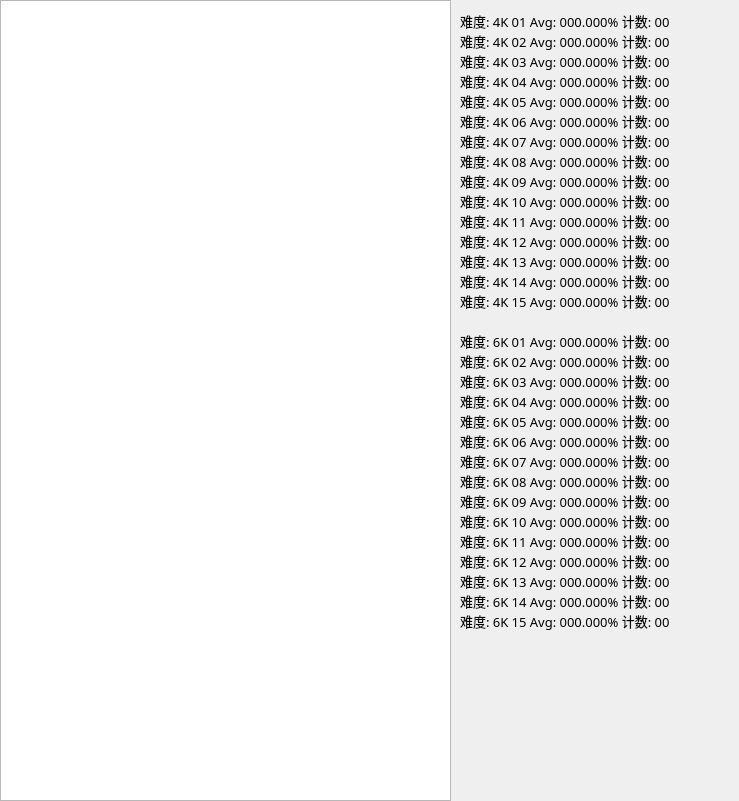
<?xml version="1.0" encoding="UTF-8"?>
<ui version="4.0">
 <class>DifficultyScoreAnalyzeClass</class>
 <widget class="QWidget" name="DifficultyScoreAnalyzeClass">
  <property name="geometry">
   <rect>
    <x>0</x>
    <y>0</y>
    <width>739</width>
    <height>801</height>
   </rect>
  </property>
  <property name="windowTitle">
   <string>难度与分数散点图</string>
  </property>
  <widget class="QtCharts::QChartView" name="difficultyScoreAnalyze">
   <property name="geometry">
    <rect>
     <x>0</x>
     <y>0</y>
     <width>451</width>
     <height>801</height>
    </rect>
   </property>
  </widget>
  <widget class="QLabel" name="k401Label">
   <property name="geometry">
    <rect>
     <x>460</x>
     <y>10</y>
     <width>271</width>
     <height>21</height>
    </rect>
   </property>
   <property name="font">
    <font>
     <family>霞鹜文楷等宽</family>
     <pointsize>10</pointsize>
    </font>
   </property>
   <property name="text">
    <string>难度: 4K 01 Avg: 000.000% 计数: 00</string>
   </property>
  </widget>
  <widget class="QLabel" name="k402Label">
   <property name="geometry">
    <rect>
     <x>460</x>
     <y>30</y>
     <width>271</width>
     <height>21</height>
    </rect>
   </property>
   <property name="font">
    <font>
     <family>霞鹜文楷等宽</family>
     <pointsize>10</pointsize>
    </font>
   </property>
   <property name="text">
    <string>难度: 4K 02 Avg: 000.000% 计数: 00</string>
   </property>
  </widget>
  <widget class="QLabel" name="k403Label">
   <property name="geometry">
    <rect>
     <x>460</x>
     <y>50</y>
     <width>271</width>
     <height>21</height>
    </rect>
   </property>
   <property name="font">
    <font>
     <family>霞鹜文楷等宽</family>
     <pointsize>10</pointsize>
    </font>
   </property>
   <property name="text">
    <string>难度: 4K 03 Avg: 000.000% 计数: 00</string>
   </property>
  </widget>
  <widget class="QLabel" name="k404Label">
   <property name="geometry">
    <rect>
     <x>460</x>
     <y>70</y>
     <width>271</width>
     <height>21</height>
    </rect>
   </property>
   <property name="font">
    <font>
     <family>霞鹜文楷等宽</family>
     <pointsize>10</pointsize>
    </font>
   </property>
   <property name="text">
    <string>难度: 4K 04 Avg: 000.000% 计数: 00</string>
   </property>
  </widget>
  <widget class="QLabel" name="k405Label">
   <property name="geometry">
    <rect>
     <x>460</x>
     <y>90</y>
     <width>271</width>
     <height>21</height>
    </rect>
   </property>
   <property name="font">
    <font>
     <family>霞鹜文楷等宽</family>
     <pointsize>10</pointsize>
    </font>
   </property>
   <property name="text">
    <string>难度: 4K 05 Avg: 000.000% 计数: 00</string>
   </property>
  </widget>
  <widget class="QLabel" name="k406Label">
   <property name="geometry">
    <rect>
     <x>460</x>
     <y>110</y>
     <width>271</width>
     <height>21</height>
    </rect>
   </property>
   <property name="font">
    <font>
     <family>霞鹜文楷等宽</family>
     <pointsize>10</pointsize>
    </font>
   </property>
   <property name="text">
    <string>难度: 4K 06 Avg: 000.000% 计数: 00</string>
   </property>
  </widget>
  <widget class="QLabel" name="k407Label">
   <property name="geometry">
    <rect>
     <x>460</x>
     <y>130</y>
     <width>271</width>
     <height>21</height>
    </rect>
   </property>
   <property name="font">
    <font>
     <family>霞鹜文楷等宽</family>
     <pointsize>10</pointsize>
    </font>
   </property>
   <property name="text">
    <string>难度: 4K 07 Avg: 000.000% 计数: 00</string>
   </property>
  </widget>
  <widget class="QLabel" name="k408Label">
   <property name="geometry">
    <rect>
     <x>460</x>
     <y>150</y>
     <width>271</width>
     <height>21</height>
    </rect>
   </property>
   <property name="font">
    <font>
     <family>霞鹜文楷等宽</family>
     <pointsize>10</pointsize>
    </font>
   </property>
   <property name="text">
    <string>难度: 4K 08 Avg: 000.000% 计数: 00</string>
   </property>
  </widget>
  <widget class="QLabel" name="k409Label">
   <property name="geometry">
    <rect>
     <x>460</x>
     <y>170</y>
     <width>271</width>
     <height>21</height>
    </rect>
   </property>
   <property name="font">
    <font>
     <family>霞鹜文楷等宽</family>
     <pointsize>10</pointsize>
    </font>
   </property>
   <property name="text">
    <string>难度: 4K 09 Avg: 000.000% 计数: 00</string>
   </property>
  </widget>
  <widget class="QLabel" name="k601Label">
   <property name="geometry">
    <rect>
     <x>460</x>
     <y>330</y>
     <width>271</width>
     <height>21</height>
    </rect>
   </property>
   <property name="font">
    <font>
     <family>霞鹜文楷等宽</family>
     <pointsize>10</pointsize>
    </font>
   </property>
   <property name="text">
    <string>难度: 6K 01 Avg: 000.000% 计数: 00</string>
   </property>
  </widget>
  <widget class="QLabel" name="k412Label">
   <property name="geometry">
    <rect>
     <x>460</x>
     <y>230</y>
     <width>271</width>
     <height>21</height>
    </rect>
   </property>
   <property name="font">
    <font>
     <family>霞鹜文楷等宽</family>
     <pointsize>10</pointsize>
    </font>
   </property>
   <property name="text">
    <string>难度: 4K 12 Avg: 000.000% 计数: 00</string>
   </property>
  </widget>
  <widget class="QLabel" name="k415Label">
   <property name="geometry">
    <rect>
     <x>460</x>
     <y>290</y>
     <width>271</width>
     <height>21</height>
    </rect>
   </property>
   <property name="font">
    <font>
     <family>霞鹜文楷等宽</family>
     <pointsize>10</pointsize>
    </font>
   </property>
   <property name="text">
    <string>难度: 4K 15 Avg: 000.000% 计数: 00</string>
   </property>
  </widget>
  <widget class="QLabel" name="k410Label">
   <property name="geometry">
    <rect>
     <x>460</x>
     <y>190</y>
     <width>271</width>
     <height>21</height>
    </rect>
   </property>
   <property name="font">
    <font>
     <family>霞鹜文楷等宽</family>
     <pointsize>10</pointsize>
    </font>
   </property>
   <property name="text">
    <string>难度: 4K 10 Avg: 000.000% 计数: 00</string>
   </property>
  </widget>
  <widget class="QLabel" name="k414Label">
   <property name="geometry">
    <rect>
     <x>460</x>
     <y>270</y>
     <width>271</width>
     <height>21</height>
    </rect>
   </property>
   <property name="font">
    <font>
     <family>霞鹜文楷等宽</family>
     <pointsize>10</pointsize>
    </font>
   </property>
   <property name="text">
    <string>难度: 4K 14 Avg: 000.000% 计数: 00</string>
   </property>
  </widget>
  <widget class="QLabel" name="k411Label">
   <property name="geometry">
    <rect>
     <x>460</x>
     <y>210</y>
     <width>271</width>
     <height>21</height>
    </rect>
   </property>
   <property name="font">
    <font>
     <family>霞鹜文楷等宽</family>
     <pointsize>10</pointsize>
    </font>
   </property>
   <property name="text">
    <string>难度: 4K 11 Avg: 000.000% 计数: 00</string>
   </property>
  </widget>
  <widget class="QLabel" name="k413Label">
   <property name="geometry">
    <rect>
     <x>460</x>
     <y>250</y>
     <width>271</width>
     <height>21</height>
    </rect>
   </property>
   <property name="font">
    <font>
     <family>霞鹜文楷等宽</family>
     <pointsize>10</pointsize>
    </font>
   </property>
   <property name="text">
    <string>难度: 4K 13 Avg: 000.000% 计数: 00</string>
   </property>
  </widget>
  <widget class="QLabel" name="k602Label">
   <property name="geometry">
    <rect>
     <x>460</x>
     <y>350</y>
     <width>271</width>
     <height>21</height>
    </rect>
   </property>
   <property name="font">
    <font>
     <family>霞鹜文楷等宽</family>
     <pointsize>10</pointsize>
    </font>
   </property>
   <property name="text">
    <string>难度: 6K 02 Avg: 000.000% 计数: 00</string>
   </property>
  </widget>
  <widget class="QLabel" name="k610Label">
   <property name="geometry">
    <rect>
     <x>460</x>
     <y>510</y>
     <width>271</width>
     <height>21</height>
    </rect>
   </property>
   <property name="font">
    <font>
     <family>霞鹜文楷等宽</family>
     <pointsize>10</pointsize>
    </font>
   </property>
   <property name="text">
    <string>难度: 6K 10 Avg: 000.000% 计数: 00</string>
   </property>
  </widget>
  <widget class="QLabel" name="k609Label">
   <property name="geometry">
    <rect>
     <x>460</x>
     <y>490</y>
     <width>271</width>
     <height>21</height>
    </rect>
   </property>
   <property name="font">
    <font>
     <family>霞鹜文楷等宽</family>
     <pointsize>10</pointsize>
    </font>
   </property>
   <property name="text">
    <string>难度: 6K 09 Avg: 000.000% 计数: 00</string>
   </property>
  </widget>
  <widget class="QLabel" name="k605Label">
   <property name="geometry">
    <rect>
     <x>460</x>
     <y>410</y>
     <width>271</width>
     <height>21</height>
    </rect>
   </property>
   <property name="font">
    <font>
     <family>霞鹜文楷等宽</family>
     <pointsize>10</pointsize>
    </font>
   </property>
   <property name="text">
    <string>难度: 6K 05 Avg: 000.000% 计数: 00</string>
   </property>
  </widget>
  <widget class="QLabel" name="k608Label">
   <property name="geometry">
    <rect>
     <x>460</x>
     <y>470</y>
     <width>271</width>
     <height>21</height>
    </rect>
   </property>
   <property name="font">
    <font>
     <family>霞鹜文楷等宽</family>
     <pointsize>10</pointsize>
    </font>
   </property>
   <property name="text">
    <string>难度: 6K 08 Avg: 000.000% 计数: 00</string>
   </property>
  </widget>
  <widget class="QLabel" name="k615Label">
   <property name="geometry">
    <rect>
     <x>460</x>
     <y>610</y>
     <width>271</width>
     <height>21</height>
    </rect>
   </property>
   <property name="font">
    <font>
     <family>霞鹜文楷等宽</family>
     <pointsize>10</pointsize>
    </font>
   </property>
   <property name="text">
    <string>难度: 6K 15 Avg: 000.000% 计数: 00</string>
   </property>
  </widget>
  <widget class="QLabel" name="k613Label">
   <property name="geometry">
    <rect>
     <x>460</x>
     <y>570</y>
     <width>271</width>
     <height>21</height>
    </rect>
   </property>
   <property name="font">
    <font>
     <family>霞鹜文楷等宽</family>
     <pointsize>10</pointsize>
    </font>
   </property>
   <property name="text">
    <string>难度: 6K 13 Avg: 000.000% 计数: 00</string>
   </property>
  </widget>
  <widget class="QLabel" name="k603Label">
   <property name="geometry">
    <rect>
     <x>460</x>
     <y>370</y>
     <width>271</width>
     <height>21</height>
    </rect>
   </property>
   <property name="font">
    <font>
     <family>霞鹜文楷等宽</family>
     <pointsize>10</pointsize>
    </font>
   </property>
   <property name="text">
    <string>难度: 6K 03 Avg: 000.000% 计数: 00</string>
   </property>
  </widget>
  <widget class="QLabel" name="k614Label">
   <property name="geometry">
    <rect>
     <x>460</x>
     <y>590</y>
     <width>271</width>
     <height>21</height>
    </rect>
   </property>
   <property name="font">
    <font>
     <family>霞鹜文楷等宽</family>
     <pointsize>10</pointsize>
    </font>
   </property>
   <property name="text">
    <string>难度: 6K 14 Avg: 000.000% 计数: 00</string>
   </property>
  </widget>
  <widget class="QLabel" name="k611Label">
   <property name="geometry">
    <rect>
     <x>460</x>
     <y>530</y>
     <width>271</width>
     <height>21</height>
    </rect>
   </property>
   <property name="font">
    <font>
     <family>霞鹜文楷等宽</family>
     <pointsize>10</pointsize>
    </font>
   </property>
   <property name="text">
    <string>难度: 6K 11 Avg: 000.000% 计数: 00</string>
   </property>
  </widget>
  <widget class="QLabel" name="k607Label">
   <property name="geometry">
    <rect>
     <x>460</x>
     <y>450</y>
     <width>271</width>
     <height>21</height>
    </rect>
   </property>
   <property name="font">
    <font>
     <family>霞鹜文楷等宽</family>
     <pointsize>10</pointsize>
    </font>
   </property>
   <property name="text">
    <string>难度: 6K 07 Avg: 000.000% 计数: 00</string>
   </property>
  </widget>
  <widget class="QLabel" name="k604Label">
   <property name="geometry">
    <rect>
     <x>460</x>
     <y>390</y>
     <width>271</width>
     <height>21</height>
    </rect>
   </property>
   <property name="font">
    <font>
     <family>霞鹜文楷等宽</family>
     <pointsize>10</pointsize>
    </font>
   </property>
   <property name="text">
    <string>难度: 6K 04 Avg: 000.000% 计数: 00</string>
   </property>
  </widget>
  <widget class="QLabel" name="k612Label">
   <property name="geometry">
    <rect>
     <x>460</x>
     <y>550</y>
     <width>271</width>
     <height>21</height>
    </rect>
   </property>
   <property name="font">
    <font>
     <family>霞鹜文楷等宽</family>
     <pointsize>10</pointsize>
    </font>
   </property>
   <property name="text">
    <string>难度: 6K 12 Avg: 000.000% 计数: 00</string>
   </property>
  </widget>
  <widget class="QLabel" name="k606Label">
   <property name="geometry">
    <rect>
     <x>460</x>
     <y>430</y>
     <width>271</width>
     <height>21</height>
    </rect>
   </property>
   <property name="font">
    <font>
     <family>霞鹜文楷等宽</family>
     <pointsize>10</pointsize>
    </font>
   </property>
   <property name="text">
    <string>难度: 6K 06 Avg: 000.000% 计数: 00</string>
   </property>
  </widget>
 </widget>
 <layoutdefault spacing="6" margin="11"/>
 <customwidgets>
  <customwidget>
   <class>QtCharts::QChartView</class>
   <extends>QGraphicsView</extends>
   <header>qchartview.h</header>
  </customwidget>
 </customwidgets>
 <resources/>
 <connections/>
</ui>
